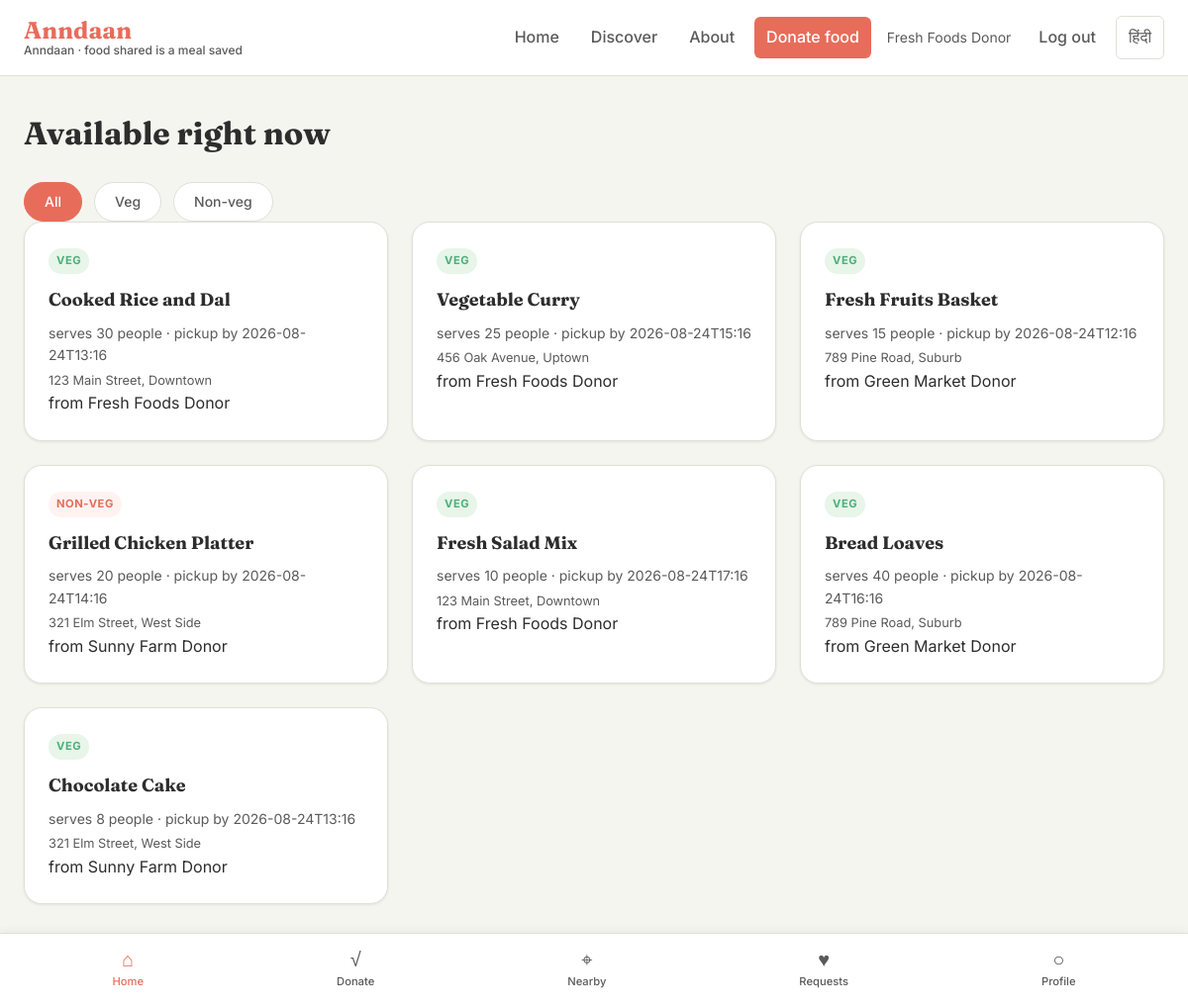
The page /browse (signed in) on the database its author committed.
### tables this page shows
CREATE TABLE users (
            id INTEGER PRIMARY KEY AUTOINCREMENT,
            name TEXT NOT NULL,
            phone TEXT NOT NULL,
            email TEXT NOT NULL UNIQUE,
            password_hash TEXT NOT NULL,
            role TEXT NOT NULL,               -- donor / ngo
            verified INTEGER DEFAULT 0,       -- 0 = not verified, 1 = verified NGO
            created_at TEXT NOT NULL
        );

CREATE TABLE donations (
            id INTEGER PRIMARY KEY AUTOINCREMENT,
            donor_id INTEGER NOT NULL,
            food_item TEXT NOT NULL,
            food_type TEXT NOT NULL,          -- veg / non-veg
            quantity TEXT NOT NULL,           -- e.g. "serves 20"
            pickup_address TEXT NOT NULL,
            expiry_time TEXT NOT NULL,        -- pickup-by, ISO-ish string
            notes TEXT,
            status TEXT NOT NULL DEFAULT 'available',  -- available / claimed / completed
            claimed_by_id INTEGER,
            created_at TEXT NOT NULL,
            claimed_at TEXT,
            expires_at TEXT,                  -- when donation expires
            latitude REAL,                    -- latitude coordinate
            longitude REAL,                   -- longitude coordinate
            FOREIGN KEY (donor_id) REFERENCES users (id),
            FOREIGN KEY (claimed_by_id) REFERENCES users (id)
        );

### app.py (the view)
@app.route("/browse")
def browse():
    db = get_db()
    food_type = request.args.get("food_type", "")
    query = """
        SELECT donations.*, users.name AS donor_name
        FROM donations JOIN users ON users.id = donations.donor_id
        WHERE status='available'
    """
    params = []
    if food_type in ("veg", "non-veg"):
        query += " AND food_type = ?"
        params.append(food_type)
    query += " ORDER BY donations.created_at DESC"
    donations = db.execute(query, params).fetchall()
    return render_template("browse.html", donations=donations, food_type=food_type)

### app.py (called while the page is built)
def get_db():
    if "db" not in g:
        g.db = sqlite3.connect(DB_PATH)
        g.db.row_factory = sqlite3.Row
    return g.db

def get_current_user():
    if "user_id" not in session:
        return None
    if "user" not in g:
        g.user = get_db().execute(
            "SELECT * FROM users WHERE id = ?", (session["user_id"],)
        ).fetchone()
    return g.user

@app.context_processor
def inject_user():
    return {"current_user": get_current_user()}

@app.before_request
def before_request():
    if 'language' not in session:
        session['language'] = 'en'

def t(key):
    lang = session.get('language', 'en')
    return translations.get(lang, translations['en']).get(key, key)

### templates/browse.html (shortened to what this page needs)
{% extends "base.html" %}
{% block content %}
<section class="browse-page">
  <div class="browse-head">
    <h1>Available right now</h1>
    <div class="filters">
      <a class="filter-chip {% if not food_type %}active{% endif %}" href="{{ url_for('browse') }}">All</a>
      <a class="filter-chip {% if food_type=='veg' %}active{% endif %}" href="{{ url_for('browse', food_type='veg') }}">Veg</a>
      <a class="filter-chip {% if food_type=='non-veg' %}active{% endif %}" href="{{ url_for('browse', food_type='non-veg') }}">Non-veg</a>
    </div>
  </div>
  {% if donations %}
  <div class="card-grid">
    {% for d in donations %}
    <a class="card" href="{{ url_for('donation_detail', donation_id=d['id']) }}">
      <span class="tag tag-{{ d['food_type'] }}">{{ d['food_type'] }}</span>
      <h3>{{ d['food_item'] }}</h3>
      <p class="card-meta">{{ d['quantity'] }} &middot; pickup by {{ d['expiry_time'] }}</p>
      <p class="card-loc">{{ d['pickup_address'] }}</p>
      <p class="card-donor">from {{ d['donor_name'] }}</p>
    </a>
    {% endfor %}
  </div>
  {% endif %}
</section>
{% endblock %}

### templates/base.html (shortened to what this page needs)
<!doctype html>
<html lang="en">
<head>
  <link rel="stylesheet" href="{{ url_for('static', filename='style.css') }}">
</head>
<body>
  <header class="topbar">
    <a class="brand" href="{{ url_for('home') }}">
      <span class="brand-name">Anndaan</span>
      <span class="brand-tagline">{{ t('footer_text') }}</span>
    </a>
    <nav class="desktop-nav">
      <a href="{{ url_for('home') }}">{{ t('nav_home') }}</a>
      <a href="{{ url_for('browse') }}">{{ t('nav_browse') }}</a>
      <a href="{{ url_for('about') }}">{{ t('nav_about') }}</a>
      {% if current_user %}
        {% if current_user['role'] == 'donor' %}<a href="{{ url_for('donate') }}" class="nav-cta">{{ t('nav_donate') }}</a>{% endif %}
        <span class="nav-user">{{ current_user['name'] }}</span>
        <a href="{{ url_for('logout') }}">{{ t('nav_logout') }}</a>
      {% else %}
        <a href="{{ url_for('login') }}">{{ t('nav_login') }}</a>
        <a href="{{ url_for('register') }}" class="nav-cta">{{ t('nav_register') }}</a>
      {% endif %}
      <a href="{{ url_for('toggle_language') }}" class="lang-toggle">
        {% if session.language == 'hi' %}
          {{ t('language_english') }}
        {% else %}
          {{ t('language_hindi') }}
        {% endif %}
      </a>
    </nav>
  </header>
  <main>
    {% block content %}{% endblock %}
  </main>
  <nav class="bottom-nav" aria-label="Main navigation">
    <a class="bottom-link active" href="{{ url_for('home') }}"><span class="nav-icon">⌂</span><span>{{ t('bottom_nav_home') }}</span></a>
    <a class="bottom-link" href="{{ url_for('donate') if current_user and current_user['role'] == 'donor' else url_for('register') }}"><span class="nav-icon">√</span><span>{{ t('bottom_nav_donate') }}</span></a>
    <a class="bottom-link" href="{{ url_for('browse') }}"><span class="nav-icon">⌖</span><span>{{ t('bottom_nav_browse') }}</span></a>
    <a class="bottom-link" href="{{ url_for('browse') }}"><span class="nav-icon">♥</span><span>{{ t('bottom_nav_requests') }}</span></a>
    <a class="bottom-link" href="{{ url_for('login') if not current_user else url_for('logout') }}"><span class="nav-icon">○</span><span>{{ 'Profile' if current_user else 'Sign in' }}</span></a>
  </nav>
  <footer class="footer">
    <span>{{ t('footer_text') }}</span>
  </footer>
</body>
</html>

### static/style.css (style rules this page uses)
* { box-sizing: border-box; margin: 0; padding: 0; }
:root { --color-coral: #e86c5a; --color-coral-dark: #d45a48; --color-green: #4caf7a; --color-green-dark: #3da868; --color-gold: #f4b442; --color-gold-dark: #e0a030; --color-dark: #2d2d2d; --color-medium: #5a5a5a; --color-light: #f5f5f0; --color-white: #ffffff; --color-border: #e0e0d8; --font-heading: 'Fraunces', serif; --font-body: 'Inter', sans-serif; --shadow-sm: 0 1px 3px rgba(0,0,0,0.08); --shadow-md: 0 4px 12px rgba(0,0,0,0.1); --shadow-lg: 0 8px 24px rgba(0,0,0,0.12); --radius-sm: 6px; --radius-md: 12px; --radius-lg: 18px; }
html { font-size: 16px; -webkit-font-smoothing: antialiased; }
body { font-family: var(--font-body); font-size: 1rem; line-height: 1.6; color: var(--color-dark); background: var(--color-light); min-height: 100vh; display: flex; flex-direction: column; }
.topbar { display: flex; justify-content: space-between; align-items: center; padding: 1rem 1.5rem; background: var(--color-white); border-bottom: 1px solid var(--color-border); position: sticky; top: 0; z-index: 100; }
.brand { text-decoration: none; display: flex; flex-direction: column; line-height: 1.1; }
.brand-name { font-family: var(--font-heading); font-size: 1.5rem; font-weight: 700; color: var(--color-coral); }
.brand-tagline { font-family: var(--font-body); font-size: 0.75rem; color: var(--color-medium); font-weight: 500; }
.desktop-nav { display: flex; align-items: center; gap: 0.5rem; }
.desktop-nav a { text-decoration: none; color: var(--color-medium); font-weight: 500; padding: 0.5rem 0.75rem; border-radius: var(--radius-sm); transition: color 0.2s, background 0.2s; }
.nav-cta { background: var(--color-coral) !important; color: var(--color-white) !important; }
.nav-user { font-size: 0.875rem; color: var(--color-medium); padding: 0.25rem 0.5rem; }
.lang-toggle { text-decoration: none; color: var(--color-medium); font-weight: 500; padding: 0.5rem 0.75rem; border-radius: var(--radius-sm); border: 1px solid var(--color-border); transition: all 0.2s; }
main { flex: 1; max-width: 1200px; width: 100%; margin: 0 auto; padding: 2rem 1.5rem; }
.card-grid { display: grid; grid-template-columns: repeat(auto-fill, minmax(280px, 1fr)); gap: 1.5rem; }
.card { display: block; text-decoration: none; color: inherit; background: var(--color-white); border-radius: var(--radius-lg); padding: 1.5rem; box-shadow: var(--shadow-sm); border: 1px solid var(--color-border); transition: transform 0.2s, box-shadow 0.2s; }
.tag { display: inline-block; font-size: 0.7rem; font-weight: 700; padding: 0.25rem 0.5rem; border-radius: 999px; text-transform: uppercase; letter-spacing: 0.05em; margin-bottom: 0.75rem; }
.tag-veg { background: #e8f5e9; color: var(--color-green); }
.tag-non-veg { background: #fff3f1; color: var(--color-coral); }
.card h3 { font-family: var(--font-heading); font-size: 1.125rem; margin-bottom: 0.5rem; }
.card-meta { font-size: 0.875rem; color: var(--color-medium); margin-bottom: 0.25rem; }
.card-loc { font-size: 0.8rem; color: var(--color-medium); }
.bottom-nav { display: flex; justify-content: space-around; padding: 0.75rem 1rem; background: var(--color-white); border-top: 1px solid var(--color-border); position: fixed; bottom: 0; left: 0; right: 0; z-index: 100; box-shadow: 0 -2px 10px rgba(0,0,0,0.05); }
.bottom-link { display: flex; flex-direction: column; align-items: center; gap: 0.25rem; text-decoration: none; color: var(--color-medium); font-size: 0.7rem; font-weight: 500; padding: 0.25rem 0.5rem; transition: color 0.2s; }
.bottom-link.active, .bottom-link:hover { color: var(--color-coral); }
.nav-icon { font-size: 1.25rem; line-height: 1; }
.footer { text-align: center; padding: 1.5rem; color: var(--color-medium); font-size: 0.875rem; background: var(--color-white); border-top: 1px solid var(--color-border); margin-top: auto; }
.browse-page h1 { font-family: var(--font-heading); font-size: 2rem; margin-bottom: 1.5rem; }
.filters { display: flex; gap: 0.75rem; flex-wrap: wrap; }
.filter-chip { padding: 0.5rem 1.25rem; border: 1px solid var(--color-border); background: var(--color-white); border-radius: 999px; text-decoration: none; color: var(--color-medium); font-weight: 500; font-size: 0.875rem; transition: all 0.2s; }
.filter-chip:hover, .filter-chip.active { background: var(--color-coral); border-color: var(--color-coral); color: var(--color-white); }

### rows shown on the page
users: name "Fresh Foods Donor"
donations: food_type "VEG", food_item "Cooked Rice and Dal", quantity "serves 30 people", expiry_time "2026-08-24T13:16", pickup_address "123 Main Street, Downtown", donor_name "Fresh Foods Donor"
donations: food_type "VEG", food_item "Vegetable Curry", quantity "serves 25 people", expiry_time "2026-08-24T15:16", pickup_address "456 Oak Avenue, Uptown", donor_name "Fresh Foods Donor"
donations: food_type "VEG", food_item "Fresh Fruits Basket", quantity "serves 15 people", expiry_time "2026-08-24T12:16", pickup_address "789 Pine Road, Suburb", donor_name "Green Market Donor"
donations: food_type "NON-VEG", food_item "Grilled Chicken Platter", quantity "serves 20 people", expiry_time "2026-08-24T14:16", pickup_address "321 Elm Street, West Side", donor_name "Sunny Farm Donor"
donations: food_type "VEG", food_item "Fresh Salad Mix", quantity "serves 10 people", expiry_time "2026-08-24T17:16", pickup_address "123 Main Street, Downtown", donor_name "Fresh Foods Donor"
donations: food_type "VEG", food_item "Bread Loaves", quantity "serves 40 people", expiry_time "2026-08-24T16:16", pickup_address "789 Pine Road, Suburb", donor_name "Green Market Donor"
donations: food_type "VEG", food_item "Chocolate Cake", quantity "serves 8 people", expiry_time "2026-08-24T13:16", pickup_address "321 Elm Street, West Side", donor_name "Sunny Farm Donor"

### other values the page prints
{{ t('footer_text') }} "Anndaan · food shared is a meal saved"
{{ t('nav_home') }} "Home"
{{ t('nav_browse') }} "Discover"
{{ t('nav_about') }} "About"
{{ t('nav_donate') }} "Donate food"
{{ t('nav_logout') }} "Log out"
{{ t('language_hindi') }} "हिंदी"
{{ t('bottom_nav_home') }} "Home"
{{ t('bottom_nav_donate') }} "Donate"
{{ t('bottom_nav_browse') }} "Nearby"
{{ t('bottom_nav_requests') }} "Requests"
{{ 'Profile' if current_user else 'Sign in' }} "Profile"
